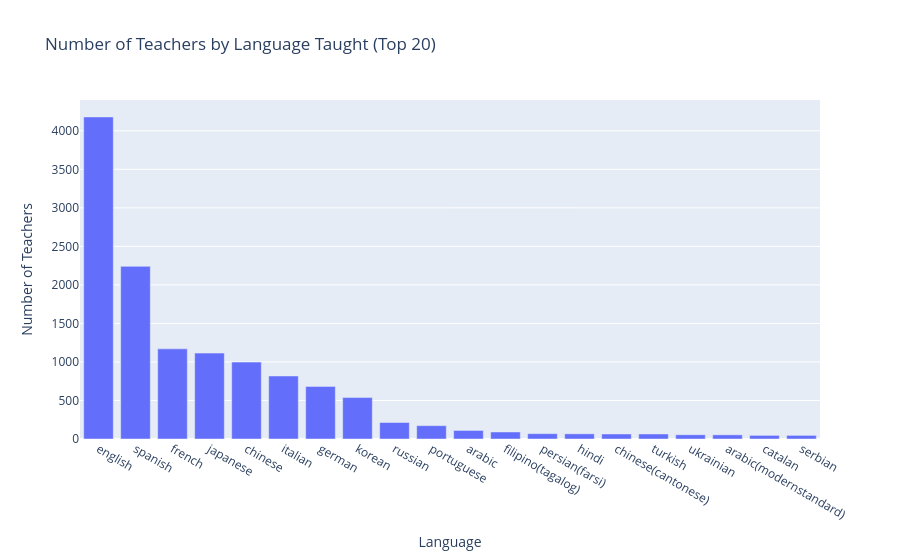

The cell this chart's notebook holds for it:
### Markdown cell above
Although only teachers of 8 languages were retrieved from the platform, there are another 139 languages taught among these teachers.\

### Code cell
fig = px.bar(df_top_20, x='language', y='teacher_id', title='Number of Teachers by Language Taught (Top 20)', labels={'teacher_id': 'Number of Teachers', 'language': 'Language'})
fig.show()

### Figure 1 — Plotly figure (JSON) as saved in the notebook; plotly's stock layout.template omitted (floating-point values rounded to 4 significant figures)
{"data": [{"hovertemplate": "Language=%{x}<br>Number of Teachers=%{y}<extra></extra>", "legendgroup": "", "marker": {"color": "#636efa", "pattern": {"shape": ""}}, "name": "", "orientation": "v", "showlegend": false, "textposition": "auto", "type": "bar", "x": ["english", "spanish", "french", "japanese", "chinese", "italian", "german", "korean", "russian", "portuguese", "arabic", "filipino(tagalog)", "persian(farsi)", "hindi", "chinese(cantonese)", "turkish", "ukrainian", "arabic(modernstandard)", "catalan", "serbian"], "xaxis": "x", "y": [4180, 2241, 1170, 1115, 998, 818, 683, 538, 214, 173, 111, 91, 69, 67, 65, 65, 55, 54, 47, 47], "yaxis": "y"}], "layout": {"barmode": "relative", "legend": {"tracegroupgap": 0}, "title": {"text": "Number of Teachers by Language Taught (Top 20)"}, "xaxis": {"anchor": "y", "domain": [0, 1], "title": {"text": "Language"}}, "yaxis": {"anchor": "x", "domain": [0, 1], "title": {"text": "Number of Teachers"}}}}
